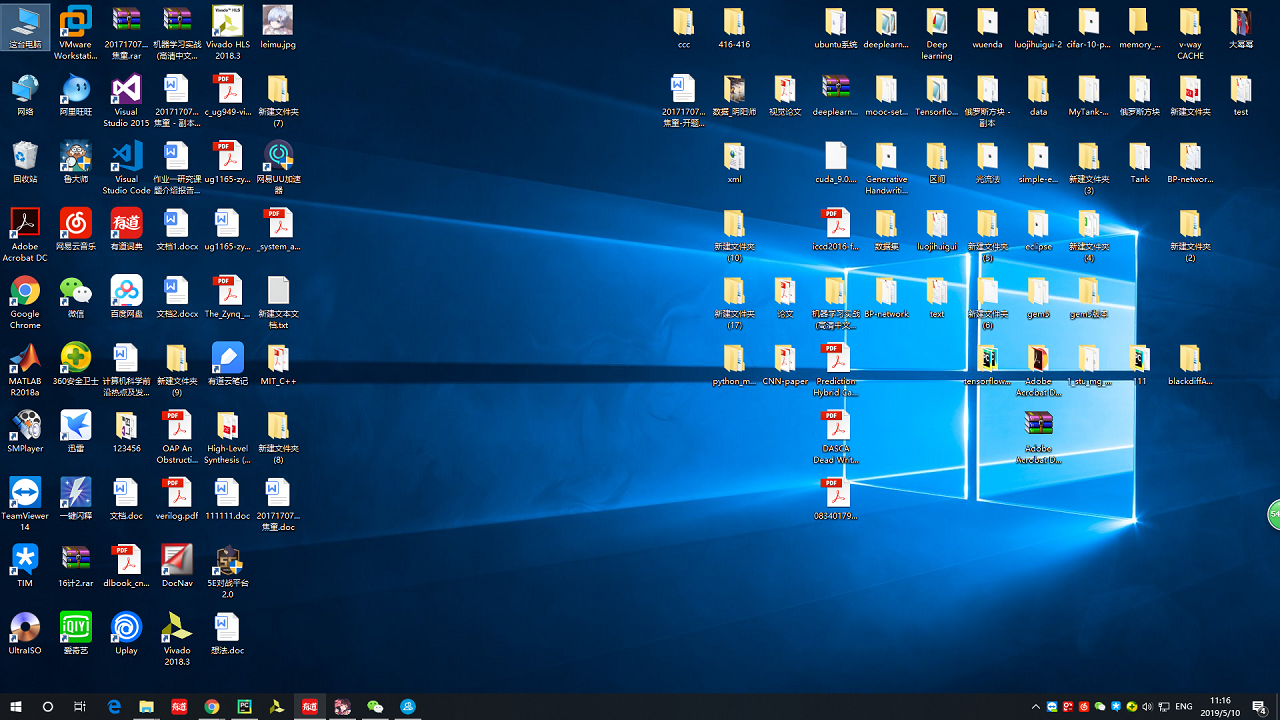
#> input picture messi5.jpg, 1280 x 720 px, given in place of template1.jpg, which was not available
$ python '修改像素.py'   (older library calls are emulated)
#> lines starting #> are read from the running program, lines starting #| are printed output that depends on the picture
from PIL import Image


def produceImage(file_in, width, height, file_out):
#> called with file_in = 'template1.jpg', width = 608, height = 608, file_out = 'tem1.jpg'
    image = Image.open(file_in)
#> image is the input picture: PIL image 1280x720 RGBA; mean R, G, B, A 24.3, 75.7, 118.1, 255
    resized_image = image.resize((width, height), Image.ANTIALIAS)
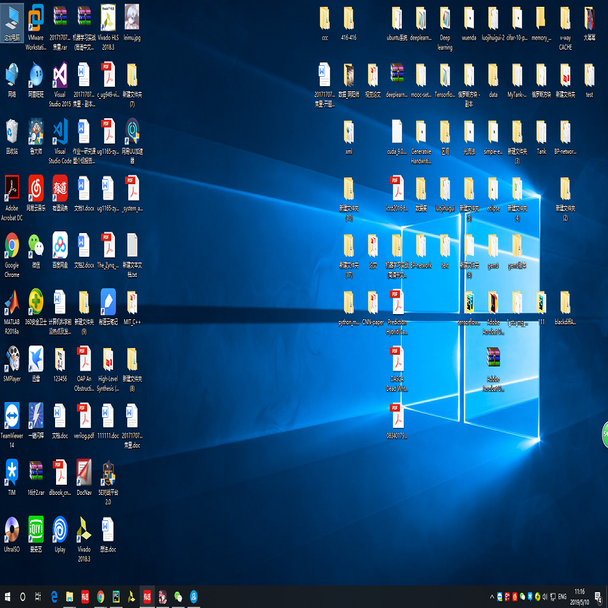
#> resized_image: PIL image 608x608 RGBA; mean R, G, B, A 24.5, 75.7, 118.1, 255
    resized_image.save(file_out)

if __name__ == '__main__':
    for i in range(1, 44):
        file_in = "template" + str(i) + ".jpg"
        width = 608
        height = 608
        file_out = "tem" + str(i) + ".jpg"
        produceImage(file_in, width, height, file_out)
#> pass 2 of the loop `for i in range(1, 44):`:
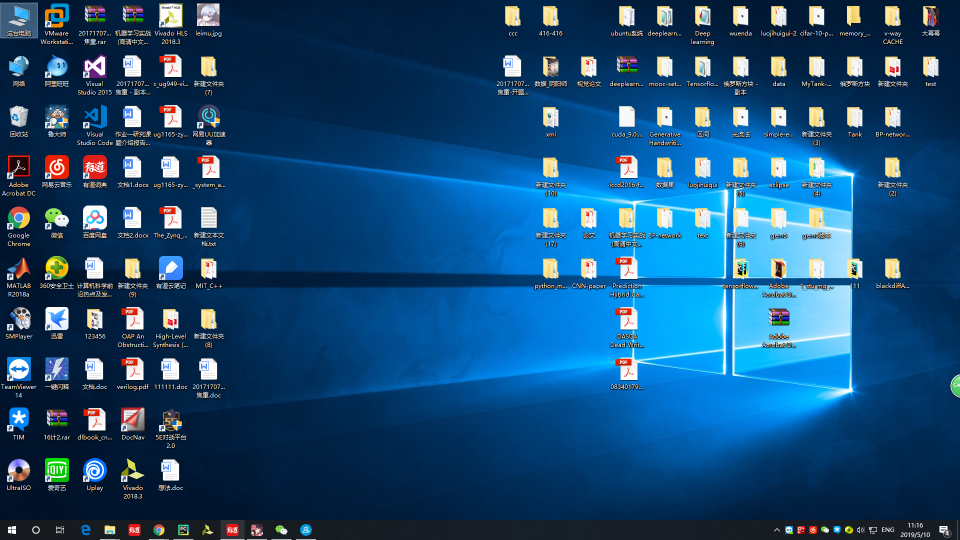
#> input picture messi51.jpg, 1920 x 1080 px, given in place of template2.jpg, which was not available (shown at 1/2 size)
#> in produceImage, image is the input picture: PIL image 1920x1080 RGB; mean R, G, B 24.2, 76.1, 118.5
#> in produceImage (call 2), `resized_image = image.resize((width, height), Image.ANTIALIAS)`:
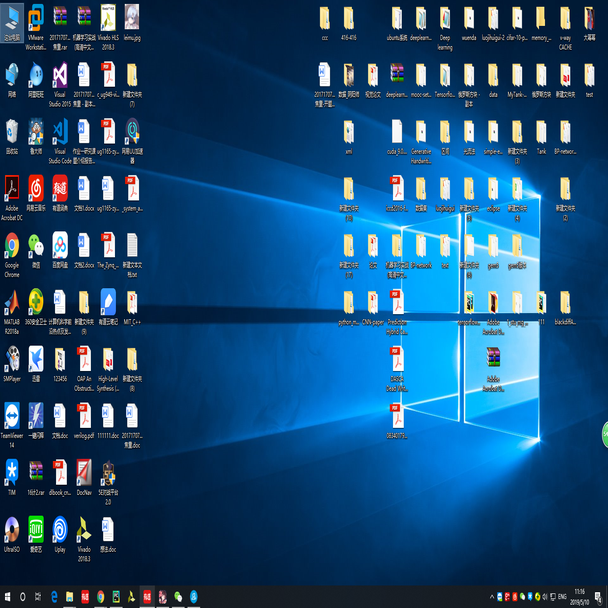
#> resized_image: PIL image 608x608 RGB; mean R, G, B 24.4, 76, 118.5
#> (the run stopped early here; a loop or call above may not have finished)
